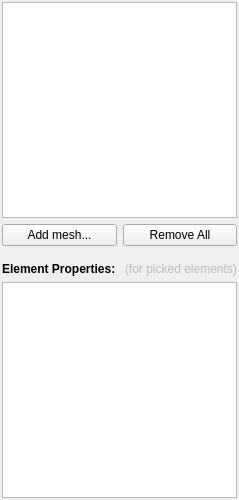
<?xml version="1.0" encoding="UTF-8"?>
<ui version="4.0">
 <class>MshTabWidgetBase</class>
 <widget class="QWidget" name="MshTabWidgetBase">
  <property name="geometry">
   <rect>
    <x>0</x>
    <y>0</y>
    <width>227</width>
    <height>500</height>
   </rect>
  </property>
  <property name="windowTitle">
   <string>Form</string>
  </property>
  <layout class="QVBoxLayout" name="verticalLayout">
   <property name="margin">
    <number>2</number>
   </property>
   <item>
    <widget class="DataView" name="treeView"/>
   </item>
   <item>
    <layout class="QHBoxLayout" name="horizontalLayout">
     <item>
      <widget class="QPushButton" name="addMeshPushButton">
       <property name="text">
        <string>Add mesh...</string>
       </property>
      </widget>
     </item>
     <item>
      <widget class="QPushButton" name="clearAllPushButton">
       <property name="text">
        <string>Remove All</string>
       </property>
      </widget>
     </item>
    </layout>
   </item>
   <item>
    <layout class="QHBoxLayout" name="horizontalLayout_2">
     <property name="topMargin">
      <number>10</number>
     </property>
     <item>
      <widget class="QLabel" name="label">
       <property name="font">
        <font>
         <weight>75</weight>
         <bold>true</bold>
        </font>
       </property>
       <property name="text">
        <string>Element Properties: </string>
       </property>
      </widget>
     </item>
     <item>
      <widget class="QLabel" name="label_2">
       <property name="enabled">
        <bool>false</bool>
       </property>
       <property name="text">
        <string>(for picked elements)</string>
       </property>
      </widget>
     </item>
    </layout>
   </item>
   <item>
    <widget class="DataView" name="elementView"/>
   </item>
  </layout>
 </widget>
 <customwidgets>
  <customwidget>
   <class>DataView</class>
   <extends>QTreeView</extends>
   <header>DataView.h</header>
  </customwidget>
 </customwidgets>
 <resources/>
 <connections/>
</ui>
